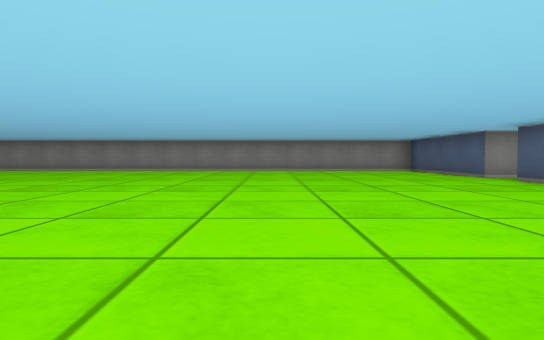
View 1 (above)

24 first-person views from a walk through a cub3D ray-caster map. The camera is about half as high as the walls, tilts 2° down and sees 75° across. The floor is counted in squares. Each view is taken from the middle of a square. On the plan, view 1 faces up. The plan holds only what a view shows up to about 9 squares ahead; the rest is blank.

View 2
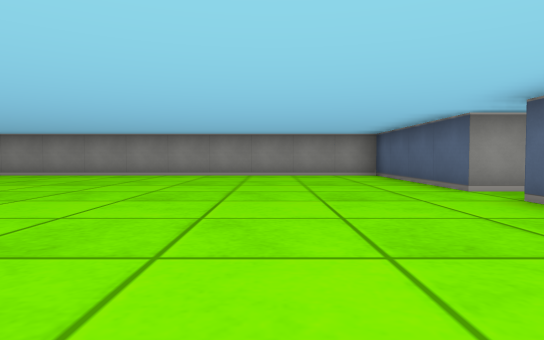

View 3
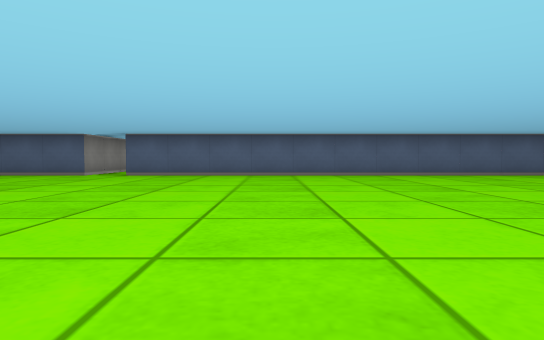

View 4
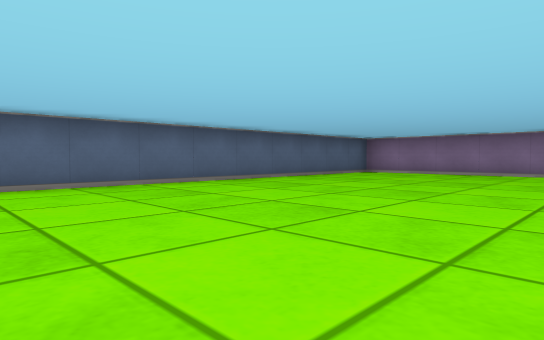

View 5
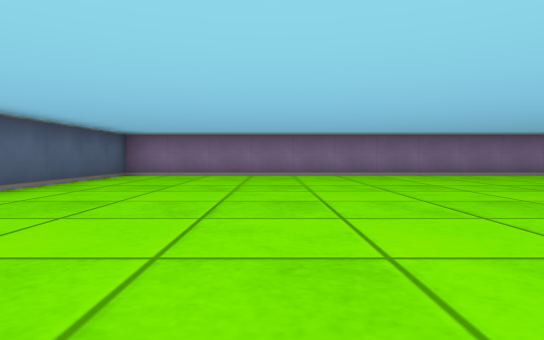

View 6
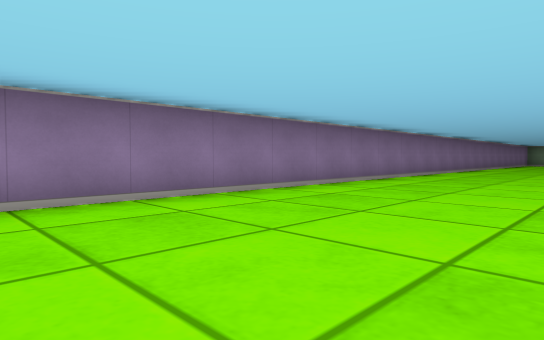

View 7
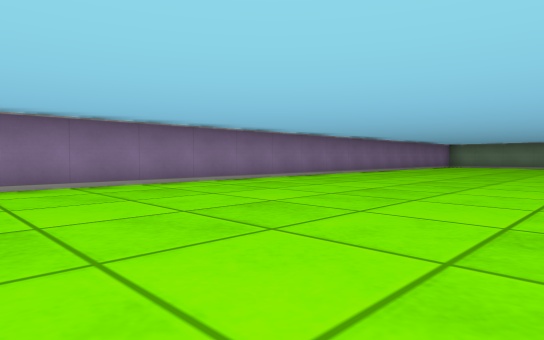

View 8
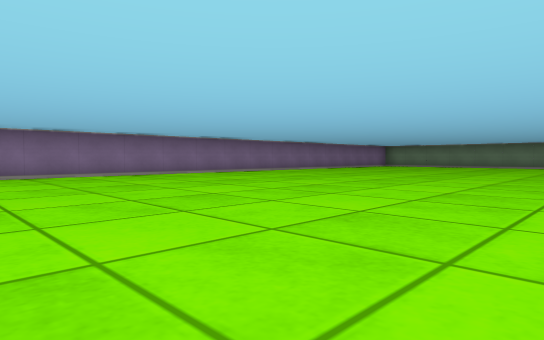

View 9
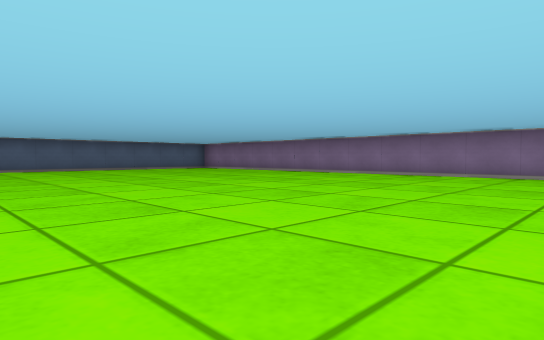

View 10
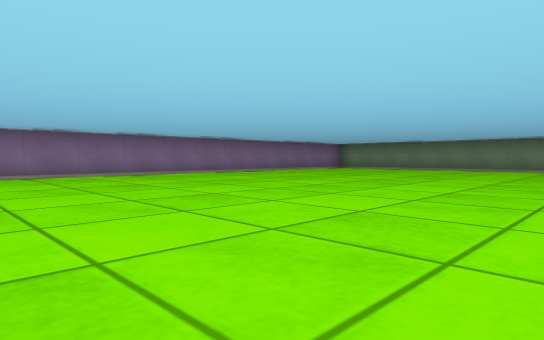

View 11
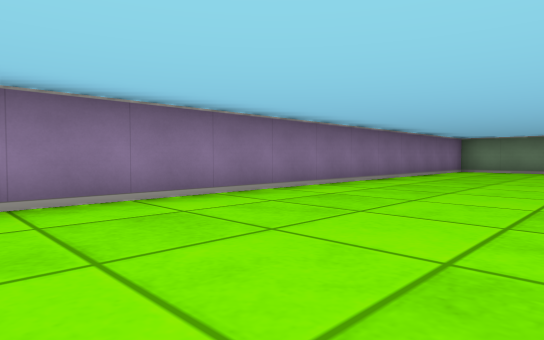

View 12
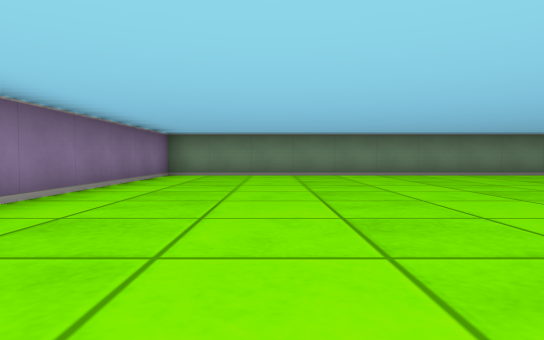

View 13
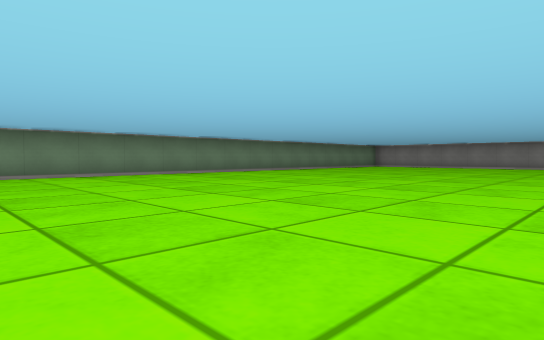

View 14
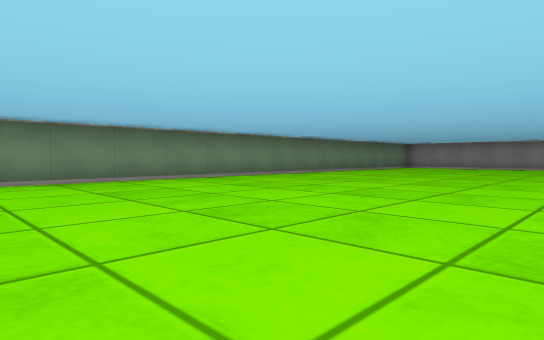

View 15
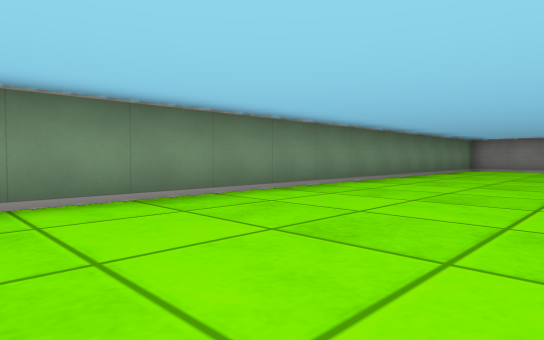

View 16
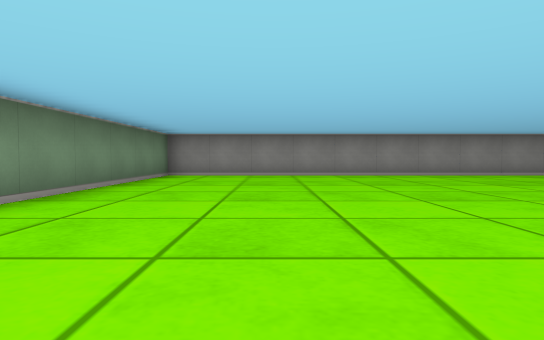

View 17
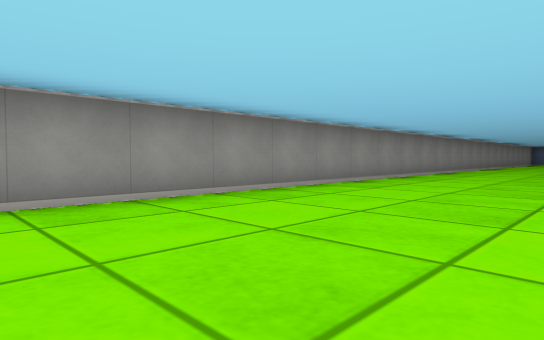

View 18
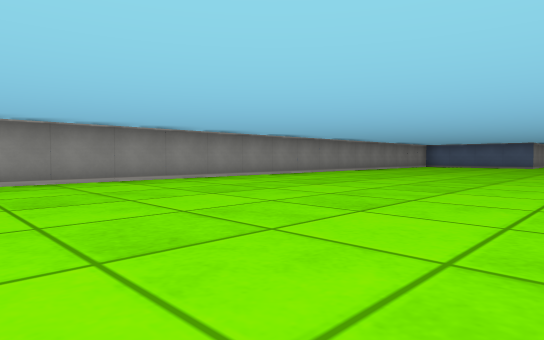

View 19
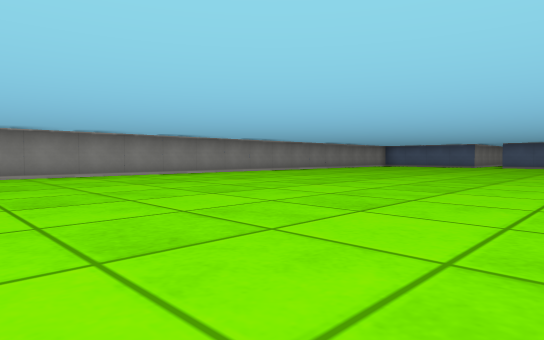

View 20
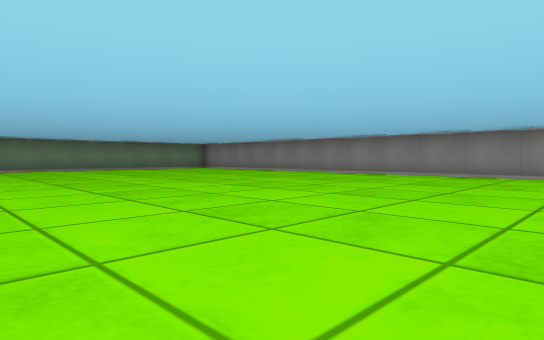

View 21
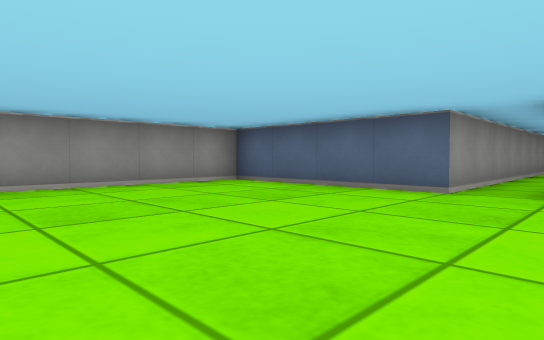

View 22
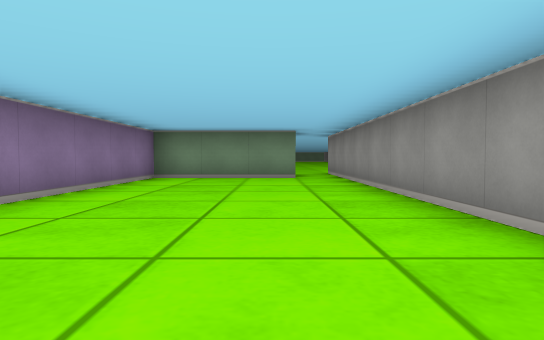

View 23
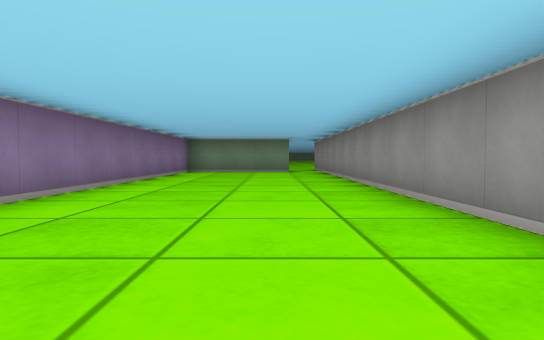

View 24
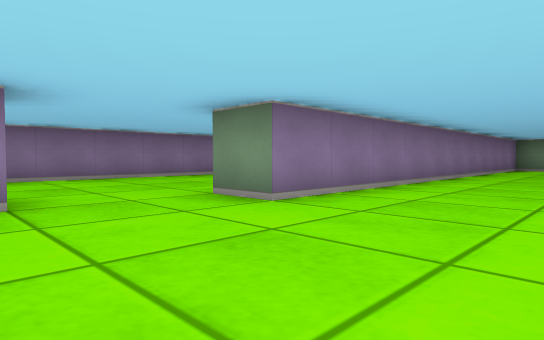

### Floor plan
Points are (right, up) in squares from view 1. A wall is a line through its corners. A room is listed if a view was taken in it or the views show most of it. See-through windows are left out.
Room 1 (views 1, 2, 3, 4, 5, 6, 7, 8, 9, 10, 11, 12, 13, 14, 15, 16, 17, 18, 19, 20, 21)
walls: (4.5, 7.5) (4.5, 11.5) (-23.5, 11.5) (-23.5, -8.5) (4.5, -8.5) (4.5, 6.5)
ways out: opening at (5.5, 7) to room 2
Room 2 (views 22, 23, 24)
walls: (14.6, -1.5) (19, -1.5); (15.1, 7.5) (4.5, 7.5); (6.5, 6.5) (6.5, 3.5) (17.5, 3.5) (17.5, 2.5)
ways out: opening at (5.5, 7) to room 1

Where each view was taken, in squares from view 1:
view 1: 0 up, 0 right, facing up
view 2: 3 up, 2 right, facing up
view 3: 3 up, 4 left, facing right
view 4: 1 up, 1 left, facing down-right
view 5: 0 up, 1 right, facing down
view 6: 5 down, 2 left, facing down-left
view 7: 3 down, 7 left, facing down-left
view 8: 0 up, 7 left, facing down-left
view 9: 0 up, 8 left, facing down-right
view 10: 0 up, 11 left, facing down-left
view 11: 5 down, 12 left, facing down-left
view 12: 6 down, 15 left, facing left
view 13: 4 down, 15 left, facing up-left
view 14: 3 down, 17 left, facing up-left
view 15: 1 down, 20 left, facing up-left
view 16: 3 up, 21 left, facing up
view 17: 8 up, 18 left, facing up-right
view 18: 5 up, 12 left, facing up-right
view 19: 3 up, 12 left, facing up-right
view 20: 3 up, 11 left, facing up-left
view 21: 6 up, 0 right, facing up-right
view 22: 6 up, 14 right, facing left
view 23: 6 up, 17 right, facing left
view 24: 6 up, 20 right, facing down-left
